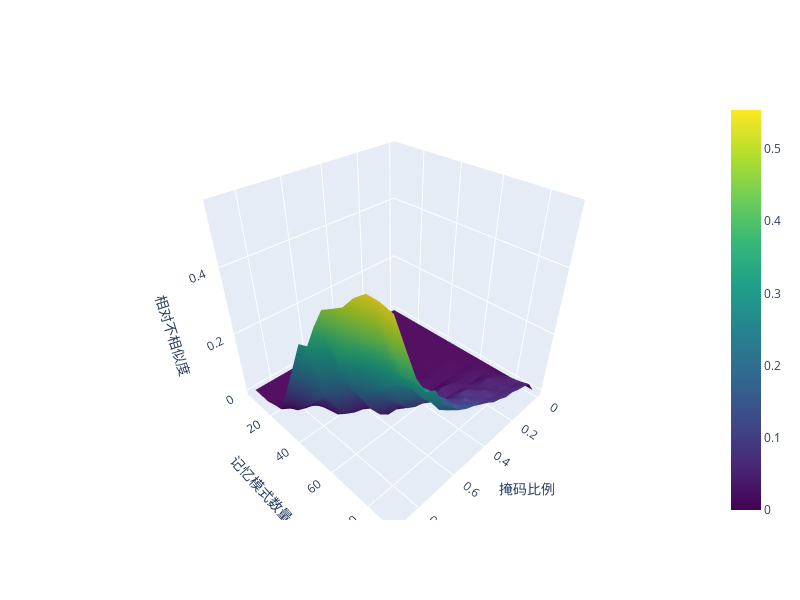

Notebook code cell kept with this figure:
### Code cell
import plotly.graph_objects as go
import numpy as np

# ---------------- 绘制三维交互图 ----------------
X, Y = np.meshgrid(mask_range, pattern_range)
Z = results

fig = go.Figure(data=[go.Surface(z=Z, x=X, y=Y, colorscale="Viridis")])

fig.update_layout(
    scene=dict(
        xaxis_title="掩码比例",
        yaxis_title="记忆模式数量",
        zaxis_title="相对不相似度"
    ),
    width=800,
    height=600,
)

fig.show()

### Figure 1 — Plotly figure (JSON) as saved in the notebook; plotly's stock layout.template omitted (floating-point values rounded to 4 significant figures; data arrays with more than 128 entries replaced by an {"elided": "..."} marker saying what was removed)
{"data": [{"colorscale": [[0, "#440154"], [0.1111, "#482878"], [0.2222, "#3e4989"], [0.3333, "#31688e"], [0.4444, "#26828e"], [0.5556, "#1f9e89"], [0.6667, "#35b779"], [0.7778, "#6ece58"], [0.8889, "#b5de2b"], [1, "#fde725"]], "type": "surface", "x": {"elided": "16x20 float values"}, "y": {"elided": "16x20 int values"}, "z": {"elided": "16x20 float values"}}], "layout": {"height": 600, "scene": {"xaxis": {"title": {"text": "掩码比例"}}, "yaxis": {"title": {"text": "记忆模式数量"}}, "zaxis": {"title": {"text": "相对不相似度"}}}, "width": 800}}
